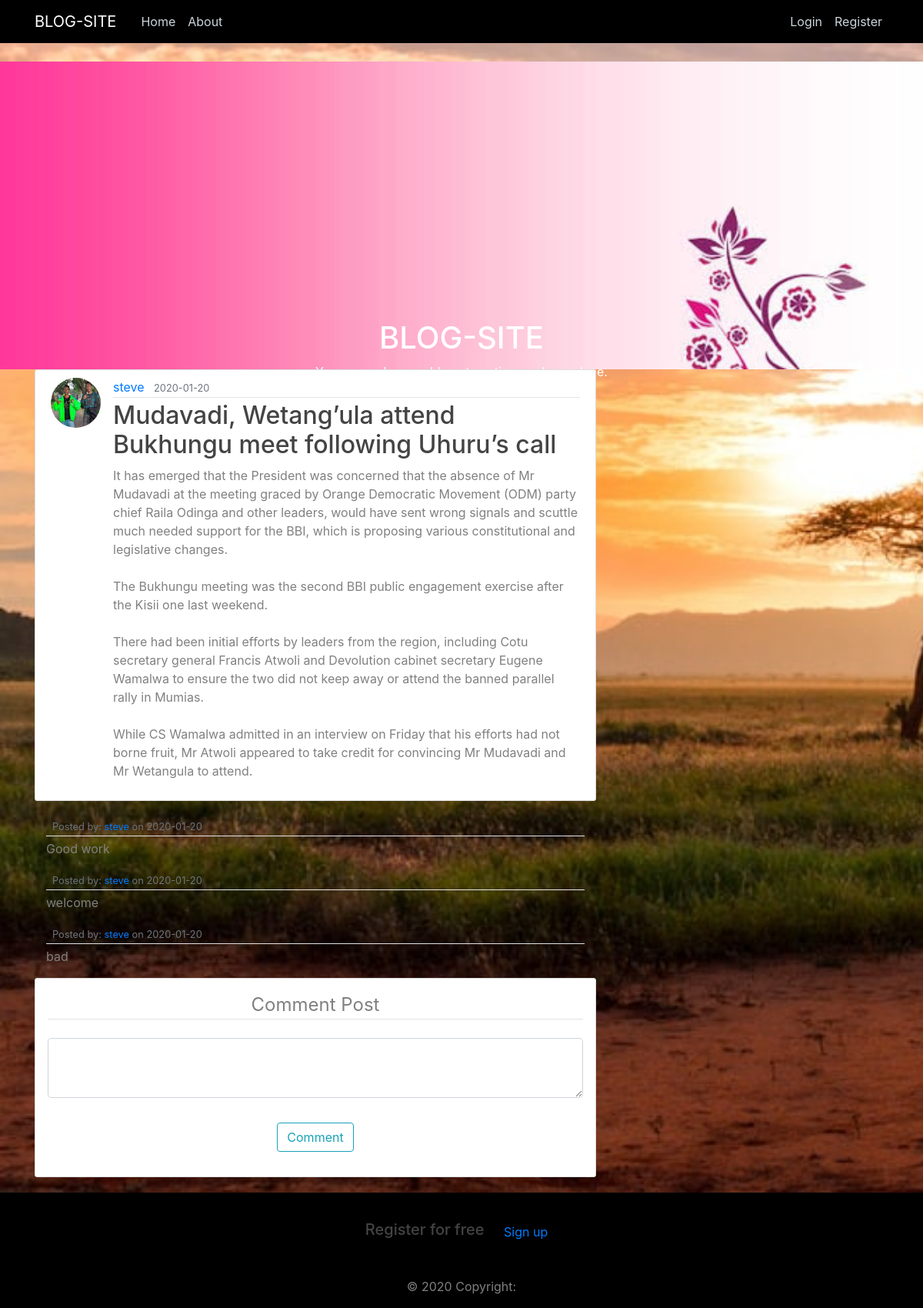
The app's page /post/4 with its own data.
### app/models.py (models this page shows, shortened)
class User(db.Model, UserMixin):
    id = db.Column(db.Integer, primary_key=True)
    username = db.Column(db.String(20), unique=True, nullable=False)
    email = db.Column(db.String(120), unique=True, nullable=False)
    image_file = db.Column(db.String(20), nullable=False, default='default.jpg')
    password = db.Column(db.String(60), nullable=False)
    posts = db.relationship('Post', backref='author', lazy=True)
    comments = db.relationship('Comment', backref='author', lazy=True)

class Post(db.Model):
    id = db.Column(db.Integer, primary_key=True)
    title = db.Column(db.String(100), nullable=False)
    date_posted = db.Column(db.DateTime, nullable=False, default=datetime.utcnow)
    content = db.Column(db.Text, nullable=False)
    user_id = db.Column(db.Integer, db.ForeignKey('user.id'), nullable=False)

class Comment(db.Model):
    id = db.Column(db.Integer, primary_key=True)
    date_posted = db.Column(db.DateTime, nullable=False, default=datetime.utcnow)
    content = db.Column(db.Text, nullable=False)
    user_id = db.Column(db.Integer, db.ForeignKey('user.id'), nullable=False)

### app/routes.py (the view)
@app.route("/post/<int:post_id>", methods=["POST", "GET"])
def post(post_id):
    post = Post.query.get_or_404(post_id)
    comments = Comment.query.all()
    form = CommentForm()
    if form.validate_on_submit():
        comments = Comment(content=form.content.data, author=current_user)
        db.session.add(comments)
        db.session.commit()
        flash('Your comment has been created!', 'success')
        return redirect(url_for('home'))
    return render_template('post.html', title=post.title, post=post, form=form, comments=comments)

### app/forms.py
class CommentForm(FlaskForm):
    content = TextAreaField('Content', validators=[DataRequired()])
    submit = SubmitField('Comment')

### app/templates/post.html (shortened to what this page needs)
{% extends "blog.html" %}
{% block content %}
  <article class="media content-section">
    <img class="rounded-circle article-img" src="{{ url_for('static', filename='profile_pics/' + post.author.image_file) }}">
    <div class="media-body">
      <div class="article-metadata">
        <a class="mr-2" href="{{ url_for('user_posts', username=post.author.username) }}">{{ post.author.username }}</a>
        <small class="text-muted">{{ post.date_posted.strftime('%Y-%m-%d') }}</small>
      </div>
      <h2 class="article-title">{{ post.title }}</h2>
      <p class="article-content">{{ post.content }}</p>
    </div>
  </article>
  <div>
        {% for comment in comments %}
        <div class="container mt-2 mb-3">
          <div class="">
            <div class="media-body">
              <div class="article-metadata">
                <small class="text-muted"
                  >Posted by:
                  <a href=""
                    >{{ comment.author.username }}</a
                  >
                  on {{ comment.date_posted.strftime('%Y-%m-%d') }}</small
                >
              </div>
              <p class="article-content">{{ comment.content }}</p>
            </div>
          </div>
        </div>
        {% endfor %}
      </div>
      <div class="content-section card p-3 mt-3">
      <form action="" method="POST">
        <fieldset class="form-group">
          <legend class="border-bottom mb-4 mt-5 text-center">
            Comment Post
          </legend>
          <div class="form-group">
            {% if form.content.errors %} {{ form.content(class="form-control
            form-control-lg is-invalid") }}
            <div class="invalid-feedback">
              {% for error in form.content.errors %}
              <span>{{ error }}</span>
              {% endfor %}
            </div>
            {% else %} {{ form.content(class="form-control form-control-lg") }}
            {% endif %}
          </div>
        </fieldset>
        <div class="form-group text-center">
          {{form.submit(class="btn btn-outline-info")}}
        </div>
      </form>
    </div>
{% endblock content %}

### app/static/main.css (style rules this page uses)
body { background-image:url("./3.jpeg") ; color: grey; margin-top: 5rem; background-repeat: no-repeat; background-size: cover; }
h1, h2, h3, h4, h5, h6 { color: #444444; }
.content-section { background: #ffffff; padding: 10px 20px; border: 1px solid #dddddd; border-radius: 3px; margin-bottom: 20px; }
.article-title { color: #444444; }
.article-content { white-space: pre-line; }
.article-img { height: 65px; width: 65px; margin-right: 16px; }
.article-metadata { padding-bottom: 1px; margin-bottom: 4px; border-bottom: 1px solid #e3e3e3 }

### records on screen
User: image_file (picture), author.username "steve"
Post: date_posted "2020-01-20", title "Mudavadi, Wetang’ula attend Bukhungu meet following Uhuru’s call", content "It has emerged that the President was concerned that the absence of Mr Mudavadi at the meeting graced by Orange Democratic Movement (ODM) party chief Raila Odinga and other leaders, would have sent wrong signals and scuttle much needed support for the BBI, which is proposing various constitutional and legislative changes. The Bukhungu meeting was the second BBI public engagement exercise after the Kisii one last weekend. There had been initial efforts by leaders from the region, including Cotu secretary general Francis Atwoli and Devolution cabinet secretary Eugene Wamalwa to ensure the two did not keep away or attend the banned parallel rally in Mumias. While CS Wamalwa admitted in an…"
Comment: author.username "steve", date_posted "2020-01-20", content "Good work"
Comment: author.username "steve", date_posted "2020-01-20", content "welcome"
Comment: author.username "steve", date_posted "2020-01-20", content "bad"
